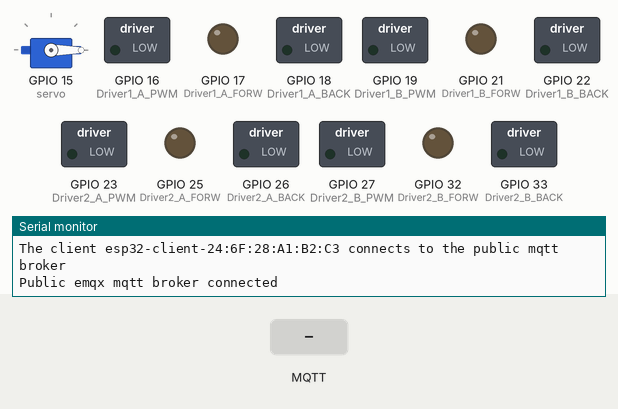
Recording of a sketch running on a simulated ESP32. Shown: servo, switched loads named in the sketch (green lamp = pin HIGH), output pins drawn as LEDs (lit = HIGH), the last lines printed to the serial monitor. The inputs (shaded band) are chosen by the test bench. WiFi joins after 1.5 s; servers stay silent unless stated; no MQTT or app messages arrive unless stated.

Above: at 2.7 s.
2.8 s: MQTT message "1" arrives on the first subscribed topic
At 4.0 s:
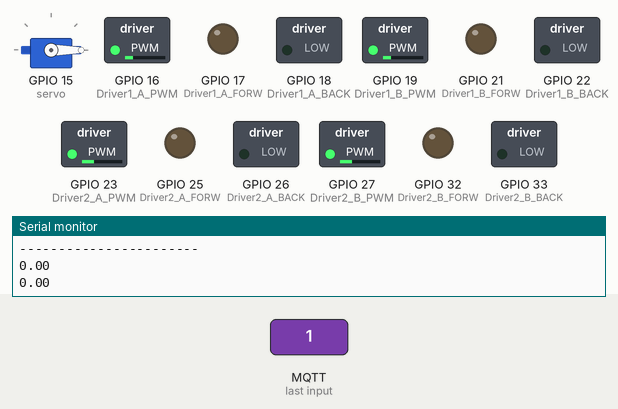
4.3 s: MQTT message "on" arrives on the first subscribed topic
5.8 s: MQTT message "off" arrives on the first subscribed topic
Timing chart, 0 to 8.8 s (numbered marks = the images above; inputs shaded):
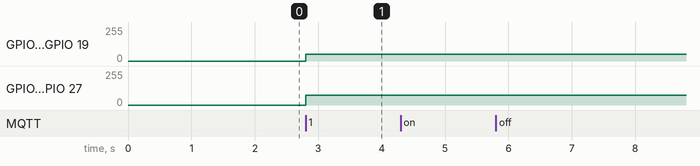

The sketch:

complete2.ino
```cpp
#include <WiFi.h>
#include <PubSubClient.h>
#include "ArduinoJson.h"
#include <math.h>
#include <ESP32Servo.h>
//#include <Servo.h>
//Servo Motor Pin attach
Servo servo;
int serv = 0;
int rot = 0;
float mapPwm(float x, float out_min, float out_max)
{
  return x * (out_max - out_min) + out_min;
}

//Pin Allocation Driver Driver 1
int Driver1_A_PWM = 16;
int Driver1_A_FORW = 17;
int Driver1_A_BACK = 18;
int Driver1_B_PWM = 19;
int Driver1_B_FORW = 21;
int Driver1_B_BACK = 22;

//Pin Allocation Driver Driver 2
int Driver2_A_PWM = 23;
int Driver2_A_FORW = 25;
int Driver2_A_BACK = 26;
int Driver2_B_PWM = 27;
int Driver2_B_FORW = 32;
int Driver2_B_BACK = 33;

//PinMode Function
void setupPins() {
  pinMode(Driver1_A_PWM, OUTPUT);
  pinMode(Driver1_A_FORW, OUTPUT);
  pinMode(Driver1_A_BACK, OUTPUT);
  pinMode(Driver1_B_PWM, OUTPUT);
  pinMode(Driver1_B_FORW, OUTPUT);
  pinMode(Driver1_B_BACK, OUTPUT);
  pinMode(Driver2_A_PWM, OUTPUT);
  pinMode(Driver2_A_FORW, OUTPUT);
  pinMode(Driver2_A_BACK, OUTPUT);
  pinMode(Driver2_B_PWM, OUTPUT);
  pinMode(Driver2_B_FORW, OUTPUT);
  pinMode(Driver2_B_BACK, OUTPUT);
  servo.attach(15); //D4
  servo.write(0);
}

//Stop Function
void stops()
{
  //Driver Driver 1
  digitalWrite(Driver1_A_FORW, 0);
  digitalWrite(Driver1_A_BACK, 0);
  digitalWrite(Driver1_B_FORW, 0);
  digitalWrite(Driver1_B_BACK, 0);
  analogWrite(Driver1_A_PWM, 0);
  analogWrite(Driver1_B_PWM, 0);
  //Driver Driver 2
  digitalWrite(Driver2_A_FORW, 0);
  digitalWrite(Driver2_A_BACK, 0);
  digitalWrite(Driver2_B_FORW, 0);
  digitalWrite(Driver2_B_BACK, 0);
  analogWrite(Driver2_A_PWM, 0);
  analogWrite(Driver2_B_PWM, 0);
}


// WiFi
const char *ssid = "R&D LABS"; // Enter your WiFi name
const char *password = "";  // Enter WiFi password

// MQTT Broker
const char *mqtt_broker = "10.10.174.148";
const char *topic = "flipkart/bot2";
const char *mqtt_username = "";
const char *mqtt_password = "";
const int mqtt_port = 1883;

WiFiClient espClient;
PubSubClient client(espClient);

void setup() {
  // Set software serial baud to 115200;
  Serial.begin(115200);
  // connecting to a WiFi network
  WiFi.begin(ssid, password);
  while (WiFi.status() != WL_CONNECTED) {
    delay(500);
    Serial.println("Connecting to WiFi..");
  }
  Serial.println("Connected to the WiFi network");
  //connecting to a mqtt broker
  client.setServer(mqtt_broker, mqtt_port);
  client.setCallback(callback);
  while (!client.connected()) {
    String client_id = "esp32-client-";
    client_id += String(WiFi.macAddress());
    Serial.printf("The client %s connects to the public mqtt broker\n", client_id.c_str());
    if (client.connect(client_id.c_str(), mqtt_username, mqtt_password)) {
      Serial.println("Public emqx mqtt broker connected");
    } else {
      Serial.print("failed with state ");
      Serial.print(client.state());
      delay(2000);
    }
  }
  client.subscribe(topic);
  setupPins();
}

void callback(char *topic, byte *payload, unsigned int length) {
  Serial.print("Message arrived in topic: ");
  Serial.println(topic);
  Serial.print("Message:");
  int i = 0;
  for (int i = 0; i < length; i++) {
    Serial.print((char) payload[i]);
  }
  Serial.println();
  StaticJsonDocument <256> doc;
  deserializeJson(doc, payload);
  float x = doc["data"][0];
  float z = doc["data"][1];
  serv = doc["data"][2];
  rot = doc["data"][3];
  Serial.println("x = ");
  Serial.println(x);
  Serial.println("z = ");
  Serial.println(z);
  Serial.print("serv= ");
  Serial.println(serv);
  Serial.print("rot =");
  Serial.println(rot);
  Serial.println("-----------------------");


  //Capping the incoming 'x' and 'z' co-ordinates at [-1 to 1]

  x = max(min(x, 1.0f), -1.0f);
  z = max(min(z, 1.0f), -1.0f);
  //Intensity calculation
  float l = (x - z) / 2;
  float r = (x + z) / 2;
  Serial.println(l);
  Serial.println(r);

  uint16_t AlPwm = mapPwm(fabs(l), 50, 250);
  uint16_t ArPwm = mapPwm(fabs(l), 50, 250);
  uint16_t BlPwm = mapPwm(fabs(r), 50, 250);
  uint16_t BrPwm = mapPwm(fabs(r), 50, 250);
  //Forward (+, +)
  //Backward (-, -)
  //Left (-, +)
  //Right (+, -)
  //Driver Driver 1
//  serial.println(AlPwm);
  digitalWrite(Driver1_A_FORW, l > 0);
  digitalWrite(Driver1_A_BACK, l < 0);
  digitalWrite(Driver1_B_FORW, l > 0);
  digitalWrite(Driver1_B_BACK, l < 0);
  analogWrite(Driver1_A_PWM, AlPwm+0);
  analogWrite(Driver1_B_PWM, ArPwm+0);

  //Driver Driver 2
  digitalWrite(Driver2_A_FORW, r > 0);
  digitalWrite(Driver2_A_BACK, r < 0);
  digitalWrite(Driver2_B_FORW, r > 0);
  digitalWrite(Driver2_B_BACK, r < 0);
  analogWrite(Driver2_B_PWM, BrPwm+25);
  analogWrite(Driver2_A_PWM, BlPwm+25);


  //Stop
  if (rot == 3) {
    stops();
  }
  //Left
  if (rot == 1) {

    digitalWrite(Driver1_A_FORW, LOW);
    digitalWrite(Driver1_A_BACK, HIGH);
    digitalWrite(Driver1_B_FORW, LOW);
    digitalWrite(Driver1_B_BACK, HIGH);

    analogWrite(Driver1_A_PWM, 100);
    analogWrite(Driver1_B_PWM, 100);
    //Driver Driver 2
    digitalWrite(Driver2_A_FORW, HIGH);
    digitalWrite(Driver2_A_BACK, LOW);
    digitalWrite(Driver2_B_FORW, HIGH);
    digitalWrite(Driver2_B_BACK, LOW);
    analogWrite(Driver2_A_PWM, 100);
    analogWrite(Driver2_B_PWM, 100);

    Serial.println("left");
  }
  //Right
  if (rot == 2) {
    digitalWrite(Driver1_A_FORW, HIGH);
    digitalWrite(Driver1_A_BACK, LOW);
    digitalWrite(Driver1_B_FORW, HIGH);
    digitalWrite(Driver1_B_BACK, LOW);
    analogWrite(Driver1_A_PWM, 100);
    analogWrite(Driver1_B_PWM, 100);
    //Driver Driver 2
    digitalWrite(Driver2_A_FORW, LOW);
    digitalWrite(Driver2_A_BACK, HIGH);
    digitalWrite(Driver2_B_FORW, LOW);
    digitalWrite(Driver2_B_BACK, HIGH);
    analogWrite(Driver2_A_PWM, 80);
    analogWrite(Driver2_B_PWM, 80);

    Serial.println("right");

  }
  if (serv == 1) {
    servo.write(0);
    delay(500);
    servo.write(150);
    delay(500);
    servo.write(0);
    delay(500);
  }
}

void loop() {
  client.loop();
}
```

Measured:
- after the input at 2.8 s, GPIO 16 (Driver1_A_PWM), GPIO 19 (Driver1_B_PWM): 0/255 → 50/255 at once; GPIO 23 (Driver2_A_PWM), GPIO 27 (Driver2_B_PWM): 0/255 → 75/255 at once
